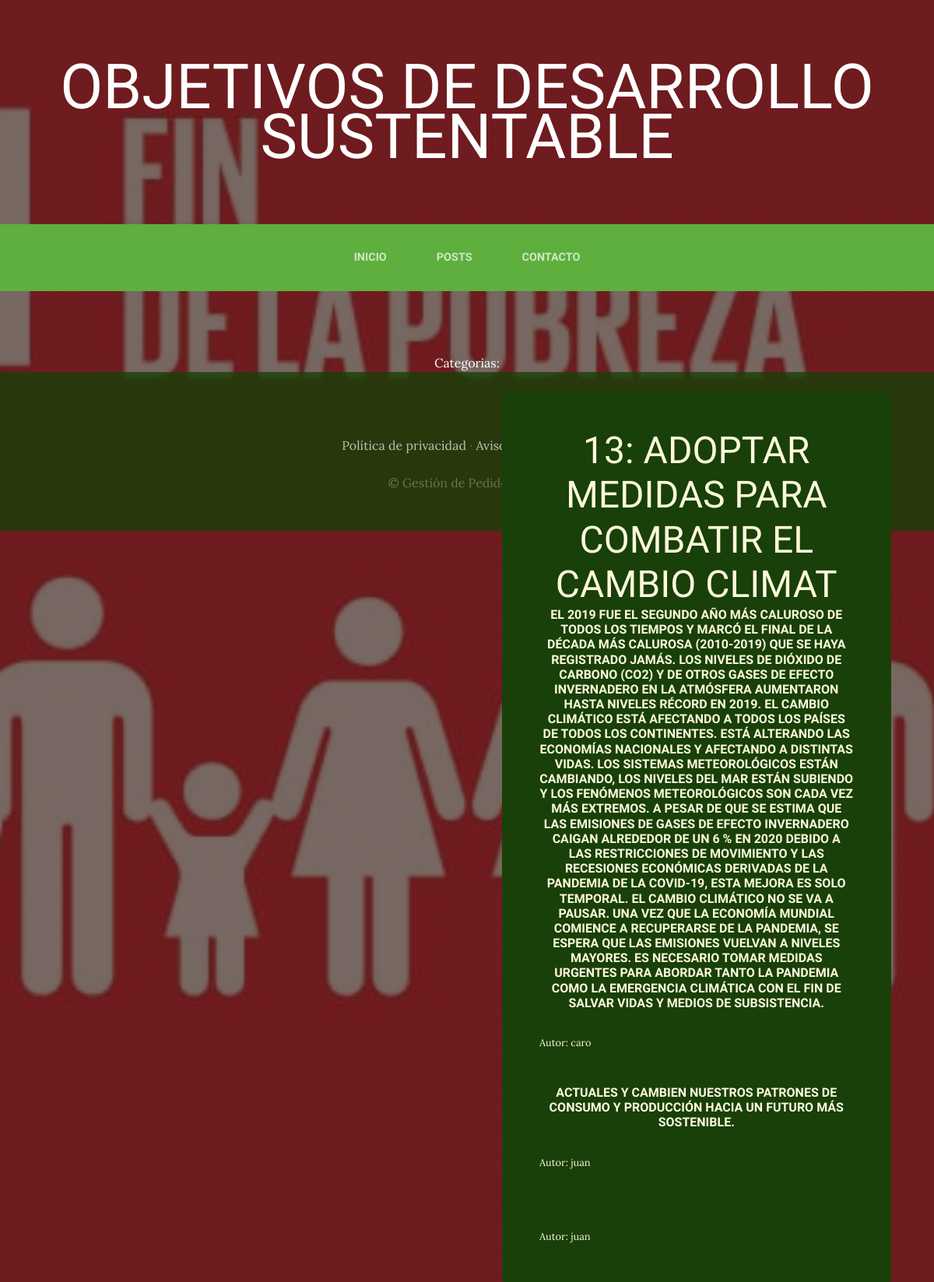
/posts/, run on an earlier commit of the app's database.
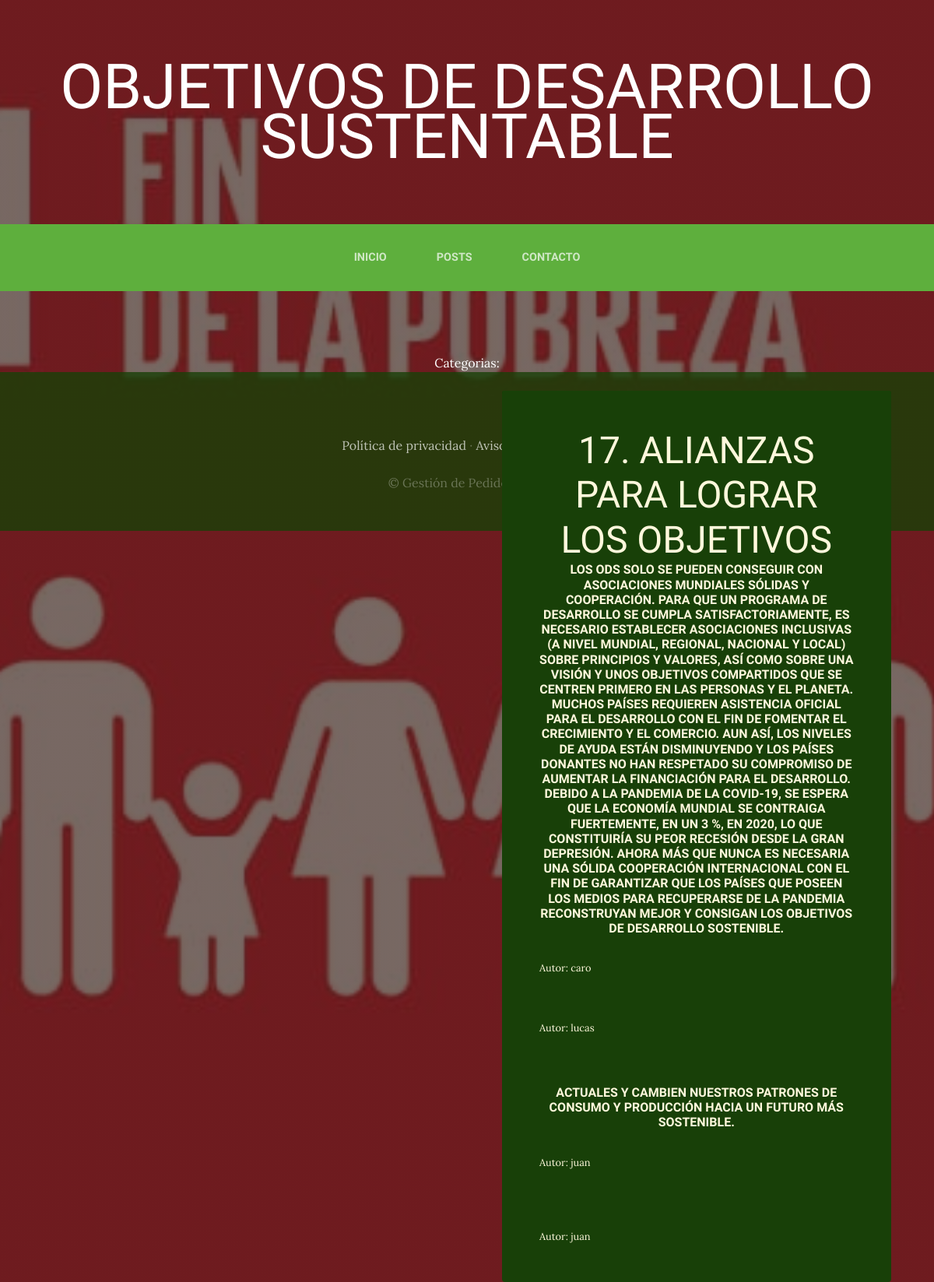
And on a later commit of the database.
### posts/models.py (models this page shows, shortened)
class Post(models.Model):
	titulo=models.CharField(max_length=50)
	contenido=models.TextField()
	imagen=models.ImageField(upload_to="posts", null=True, blank=True)
	autor=models.ForeignKey(User, on_delete=models.CASCADE)
	catergorias=models.ManyToManyField(Categoria)
	created=models.DateTimeField(auto_now_add=True)
	updated=models.DateTimeField(auto_now_add=True)
	class Meta:
		verbose_name='post'
		verbose_name_plural='posts'

### posts/views.py (the view)
# urls.py: path('posts/', include('posts.urls')),
def posts(request):
	posts=Post.objects.all()
	return render(request, "posts/posts.html", {"posts": posts})

### posts/templates/posts/posts.html (shortened to what this page needs)
{% extends "ProyectofinalApp/base.html" %}
{% load static %}
{% block content %}
	{% for post in posts %}
	<section class="page-section clearfix">
		<div class="container">
			<div class="intro">
				<div class="intro-text left-0 text-center bg-faded p-5 rounded">
					<h2 class="section-heading mb-4">
						<span class="section-heading-lower">{{post.titulo}}</span>
						<span class="section-heading-upper">{{post.contenido}}</span>
					</h2>
					<div style="text-align: left; font-size: 0.8em;">
						Autor: {{post.autor}}
					</div>
				</div>
			</div>
		</div>
	</section>
	{% endfor %}
<section>
	<div style="width: 75%; margin: auto; text-align: center; color: white;">
		Categorias:
	</div>
</section>
{% endblock %}

### ProyectofinalApp/templates/ProyectofinalApp/base.html (shortened to what this page needs)
<html>
<head>
    {% load static %}
    <link href="{% static 'ProyectofinalApp/vendor/bootstrap/css/bootstrap.min.css' %}" rel="stylesheet">
    <link href="{% static 'ProyectofinalApp/css/gestion.css' %}" rel="stylesheet">
</head>
<body>
    <h1 class="site-heading text-center text-white d-none d-lg-block">
        <span class="site-heading-lower">Objetivos de Desarrollo Sustentable</span>
      </h1>
 <nav class="navbar navbar-expand-lg navbar-dark py-lg-4" id="mainNav">
    <div class="container">
      <div class="collapse navbar-collapse" id="navbarResponsive">
        <ul class="navbar-nav mx-auto">
          <li class="nav-item {% if request.path == '/' %}active{% endif %} px-lg-4">
            <a class="nav-link text-uppercase text-expanded" href="{% url 'Inicio' %}">Inicio</a>
          </li>
          <li class="nav-item {% if request.path == '/posts' %}active{% endif %} px-lg-4">
            <a class="nav-link text-uppercase text-expanded" href="posts">Posts</a>
          </li>
          <li class="nav-item {% if request.path == '/posts' %}active{% endif %} px-lg-4">
            <a class="nav-link text-uppercase text-expanded" href="contacto">Contacto</a>
          </li>
        </ul>
      </div>
    </div>
  </nav>
  {% block content %}
  {% endblock %}
    <footer class="footer text-faded text-center py-5">
      <div class="container">
        <p class="m-0 mbt">
        	<a href="sample.html" class="link">Política de privacidad</a> ·
        	<a href="sample.html" class="link">Aviso legal</a> ·
        	<a href="sample.html" class="link">Cookies</a>
		</p>
        <p class="m-0 mbt1">&copy; Gestión de Pedidos 2020</p>
      </div>
	</footer>
</body>
</html>

### ProyectofinalApp/static/ProyectofinalApp/css/gestion.css (style rules this page uses)
body { font-family: 'Lora'; background: linear-gradient(rgba(47, 23, 15, 0.65), rgba(47, 23, 15, 0.65)), url("../img/pobreza_zV07Hdh.jpg"); */ background-attachment: fixed; background-position: center; background-size: cover; }
h1, h2, h3, h4, h5, h6 { font-family: 'Raleway'; }
p { line-height: 1.75; }
.text-faded { color: rgba(255, 255, 255, 0.3); }
.site-heading { margin-top: 5rem; margin-bottom: 5rem; text-transform: uppercase; line-height: 1; font-family: 'Raleway'; }
.site-heading .site-heading-lower { font-size: 5rem; font-weight: 100; line-height: 4rem; }
.page-section { margin-top: 5rem; margin-bottom: 5rem; }
.section-heading { text-transform: uppercase; }
.section-heading .section-heading-upper { display: block; font-size: 1rem; font-weight: 800; padding-bottom:.5rem; }
.section-heading .section-heading-lower { display: block; font-size: 3rem; font-weight: 100; }
.bg-faded { background-color: rgba(255, 255, 255, 0.85); }
#mainNav { background-color: rgb(94, 175, 61); font-family: 'Raleway'; }
#mainNav .navbar-nav .nav-item .nav-link { color: rgba(255, 255, 255, 0.7); font-weight: 800; }
@media (min-width: 992px) { #mainNav .navbar-nav .nav-item .nav-link { font-size: 0.9rem; } }
.intro { position: relative; }
@media (min-width: 992px) { .intro .intro-text { left: 600; width: 60%; margin-top: 3rem; background-color: rgba(24, 64, 8); color: cornsilk; position: absolute; } }
@media (min-width: 1200px) { .intro .intro-text { width: 45%; } }
.footer { background-color: rgba(24, 64, 8, 0.8); }
.mbt { padding-top: 2rem; }
.mbt1 { padding-top: 1.25rem; }
a.link { color: rgba(255, 255, 255, 0.7); }

What changed in the data, as far as the page shows it:
no longer on this page (row unchanged): Post: titulo "13: ADOPTAR MEDIDAS PARA COMBATIR EL CAMBIO CLIMAT", contenido "EL 2019 FUE EL SEGUNDO AÑO MÁS CALUROSO DE TODOS LOS TIEMPOS Y MARCÓ EL FINAL DE LA DÉCADA MÁS CALUROSA (2010-2019) QUE SE HAYA REGISTRADO JAMÁS. LOS NIVELES DE DIÓXIDO DE CARBONO (CO2) Y DE OTROS GASES DE EFECTO INVERNADERO EN LA ATMÓSFERA AUMENTARON HASTA NIVELES RÉCORD EN 2019. EL CAMBIO CLIMÁTICO ESTÁ AFECTANDO A TODOS LOS PAÍSES DE TODOS LOS CONTINENTES. ESTÁ ALTERANDO LAS ECONOMÍAS NACIONALES Y AFECTANDO A DISTINTAS VIDAS. LOS SISTEMAS METEOROLÓGICOS ESTÁN CAMBIANDO, LOS NIVELES DEL MAR ESTÁN SUBIENDO Y LOS FENÓMENOS METEOROLÓGICOS SON CADA VEZ MÁS EXTREMOS. A PESAR DE QUE SE ESTIMA QUE LAS EMISIONES DE GASES DE EFECTO INVERNADERO CAIGAN ALREDEDOR DE UN 6 % EN 2020 DEBIDO A LAS…", autor "caro"
added Post: autor "lucas"
added Post: titulo "17. ALIANZAS PARA LOGRAR LOS OBJETIVOS", contenido "LOS ODS SOLO SE PUEDEN CONSEGUIR CON ASOCIACIONES MUNDIALES SÓLIDAS Y COOPERACIÓN. PARA QUE UN PROGRAMA DE DESARROLLO SE CUMPLA SATISFACTORIAMENTE, ES NECESARIO ESTABLECER ASOCIACIONES INCLUSIVAS (A NIVEL MUNDIAL, REGIONAL, NACIONAL Y LOCAL) SOBRE PRINCIPIOS Y VALORES, ASÍ COMO SOBRE UNA VISIÓN Y UNOS OBJETIVOS COMPARTIDOS QUE SE CENTREN PRIMERO EN LAS PERSONAS Y EL PLANETA. MUCHOS PAÍSES REQUIEREN ASISTENCIA OFICIAL PARA EL DESARROLLO CON EL FIN DE FOMENTAR EL CRECIMIENTO Y EL COMERCIO. AUN ASÍ, LOS NIVELES DE AYUDA ESTÁN DISMINUYENDO Y LOS PAÍSES DONANTES NO HAN RESPETADO SU COMPROMISO DE AUMENTAR LA FINANCIACIÓN PARA EL DESARROLLO. DEBIDO A LA PANDEMIA DE LA COVID-19, SE ESPERA QUE LA…", autor "caro"
